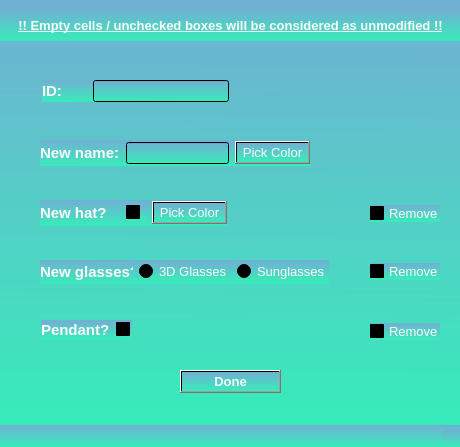
<?xml version="1.0" encoding="UTF-8"?>
<ui version="4.0">
 <class>UpdateWindowDog</class>
 <widget class="QMainWindow" name="UpdateWindowDog">
  <property name="geometry">
   <rect>
    <x>0</x>
    <y>0</y>
    <width>460</width>
    <height>447</height>
   </rect>
  </property>
  <property name="windowTitle">
   <string>UpdateWindow</string>
  </property>
  <property name="styleSheet">
   <string notr="true">background-color: qlineargradient(spread:pad, x1:0.614, y1:0, x2:0.608, y2:1, stop:0 rgba(113, 176, 211, 255), stop:1 rgba(55, 236, 186, 255));</string>
  </property>
  <widget class="QWidget" name="centralwidget">
   <widget class="QWidget" name="layoutWidget">
    <property name="geometry">
     <rect>
      <x>40</x>
      <y>140</y>
      <width>270</width>
      <height>26</height>
     </rect>
    </property>
    <layout class="QHBoxLayout" name="horizontalLayout">
     <item>
      <widget class="QLabel" name="label">
       <property name="font">
        <font>
         <pointsize>11</pointsize>
         <weight>75</weight>
         <bold>true</bold>
        </font>
       </property>
       <property name="styleSheet">
        <string notr="true">color: rgb(250, 250, 250);</string>
       </property>
       <property name="text">
        <string>New name:</string>
       </property>
      </widget>
     </item>
     <item>
      <widget class="QLineEdit" name="NameLine">
       <property name="styleSheet">
        <string notr="true">color: rgb(250, 250, 250);</string>
       </property>
      </widget>
     </item>
     <item>
      <widget class="QPushButton" name="ColorCatButton">
       <property name="font">
        <font>
         <pointsize>10</pointsize>
        </font>
       </property>
       <property name="styleSheet">
        <string notr="true">color: rgb(250, 250, 250);</string>
       </property>
       <property name="text">
        <string>Pick Color</string>
       </property>
      </widget>
     </item>
    </layout>
   </widget>
   <widget class="QWidget" name="layoutWidget">
    <property name="geometry">
     <rect>
      <x>40</x>
      <y>200</y>
      <width>187</width>
      <height>26</height>
     </rect>
    </property>
    <layout class="QHBoxLayout" name="horizontalLayout_2">
     <item>
      <widget class="QLabel" name="label_2">
       <property name="font">
        <font>
         <pointsize>11</pointsize>
         <weight>75</weight>
         <bold>true</bold>
        </font>
       </property>
       <property name="styleSheet">
        <string notr="true">color: rgb(250, 250, 250);</string>
       </property>
       <property name="text">
        <string>New hat?   </string>
       </property>
      </widget>
     </item>
     <item>
      <widget class="QCheckBox" name="checkBoxHat">
       <property name="text">
        <string/>
       </property>
      </widget>
     </item>
     <item>
      <widget class="QPushButton" name="ColorHatButton">
       <property name="font">
        <font>
         <pointsize>10</pointsize>
        </font>
       </property>
       <property name="styleSheet">
        <string notr="true">color: rgb(250, 250, 250);</string>
       </property>
       <property name="text">
        <string>Pick Color</string>
       </property>
      </widget>
     </item>
    </layout>
   </widget>
   <widget class="QWidget" name="layoutWidget">
    <property name="geometry">
     <rect>
      <x>40</x>
      <y>260</y>
      <width>289</width>
      <height>24</height>
     </rect>
    </property>
    <layout class="QHBoxLayout" name="horizontalLayout_3">
     <item>
      <widget class="QLabel" name="label_3">
       <property name="font">
        <font>
         <pointsize>11</pointsize>
         <weight>75</weight>
         <bold>true</bold>
        </font>
       </property>
       <property name="styleSheet">
        <string notr="true">color: rgb(250, 250, 250);</string>
       </property>
       <property name="text">
        <string>New glasses?</string>
       </property>
      </widget>
     </item>
     <item>
      <widget class="QRadioButton" name="radioButton3D">
       <property name="font">
        <font>
         <pointsize>10</pointsize>
        </font>
       </property>
       <property name="styleSheet">
        <string notr="true">color: rgb(250, 250, 250);</string>
       </property>
       <property name="text">
        <string>3D Glasses</string>
       </property>
      </widget>
     </item>
     <item>
      <widget class="QRadioButton" name="radioButtonSUN">
       <property name="font">
        <font>
         <pointsize>10</pointsize>
        </font>
       </property>
       <property name="styleSheet">
        <string notr="true">color: rgb(250, 250, 250);</string>
       </property>
       <property name="text">
        <string>Sunglasses</string>
       </property>
      </widget>
     </item>
    </layout>
   </widget>
   <widget class="QWidget" name="layoutWidget">
    <property name="geometry">
     <rect>
      <x>42</x>
      <y>80</y>
      <width>187</width>
      <height>22</height>
     </rect>
    </property>
    <layout class="QHBoxLayout" name="horizontalLayout_5">
     <item>
      <widget class="QLabel" name="label_5">
       <property name="font">
        <font>
         <pointsize>11</pointsize>
         <weight>75</weight>
         <bold>true</bold>
        </font>
       </property>
       <property name="styleSheet">
        <string notr="true">color: rgb(250, 250, 250);</string>
       </property>
       <property name="text">
        <string>ID:      </string>
       </property>
      </widget>
     </item>
     <item>
      <widget class="QLineEdit" name="IDLine">
       <property name="styleSheet">
        <string notr="true">color: rgb(250, 250, 250);</string>
       </property>
      </widget>
     </item>
    </layout>
   </widget>
   <widget class="QLabel" name="label_6">
    <property name="geometry">
     <rect>
      <x>0</x>
      <y>10</y>
      <width>461</width>
      <height>31</height>
     </rect>
    </property>
    <property name="font">
     <font>
      <pointsize>10</pointsize>
      <weight>75</weight>
      <italic>false</italic>
      <bold>true</bold>
     </font>
    </property>
    <property name="styleSheet">
     <string notr="true">color: rgb(250, 250, 250);</string>
    </property>
    <property name="text">
     <string>&lt;html&gt;&lt;head/&gt;&lt;body&gt;&lt;p&gt;&lt;span style=&quot; text-decoration: underline;&quot;&gt;!! Empty cells / unchecked boxes will be considered as unmodified !!&lt;/span&gt;&lt;/p&gt;&lt;/body&gt;&lt;/html&gt;</string>
    </property>
    <property name="alignment">
     <set>Qt::AlignCenter</set>
    </property>
   </widget>
   <widget class="QPushButton" name="pushButton">
    <property name="geometry">
     <rect>
      <x>180</x>
      <y>370</y>
      <width>101</width>
      <height>23</height>
     </rect>
    </property>
    <property name="font">
     <font>
      <pointsize>10</pointsize>
      <weight>75</weight>
      <bold>true</bold>
     </font>
    </property>
    <property name="styleSheet">
     <string notr="true">color: rgb(250, 250, 250);</string>
    </property>
    <property name="text">
     <string>Done</string>
    </property>
   </widget>
   <widget class="QWidget" name="layoutWidget">
    <property name="geometry">
     <rect>
      <x>41</x>
      <y>320</y>
      <width>91</width>
      <height>20</height>
     </rect>
    </property>
    <layout class="QGridLayout" name="gridLayout">
     <item row="0" column="0">
      <widget class="QLabel" name="label_4">
       <property name="font">
        <font>
         <pointsize>11</pointsize>
         <weight>75</weight>
         <bold>true</bold>
        </font>
       </property>
       <property name="styleSheet">
        <string notr="true">color: rgb(250, 250, 250);</string>
       </property>
       <property name="text">
        <string>Pendant?</string>
       </property>
      </widget>
     </item>
     <item row="0" column="1">
      <widget class="QCheckBox" name="checkBoxPendant">
       <property name="font">
        <font>
         <pointsize>10</pointsize>
        </font>
       </property>
       <property name="styleSheet">
        <string notr="true">color: rgb(230, 230, 230);</string>
       </property>
       <property name="text">
        <string/>
       </property>
      </widget>
     </item>
    </layout>
   </widget>
   <widget class="QCheckBox" name="checkBoxRemoveHat">
    <property name="geometry">
     <rect>
      <x>370</x>
      <y>205</y>
      <width>70</width>
      <height>17</height>
     </rect>
    </property>
    <property name="font">
     <font>
      <pointsize>10</pointsize>
     </font>
    </property>
    <property name="styleSheet">
     <string notr="true">color: rgb(250, 250, 250);</string>
    </property>
    <property name="text">
     <string>Remove</string>
    </property>
   </widget>
   <widget class="QCheckBox" name="checkBoxRemoveGlasses">
    <property name="geometry">
     <rect>
      <x>370</x>
      <y>263</y>
      <width>70</width>
      <height>17</height>
     </rect>
    </property>
    <property name="font">
     <font>
      <pointsize>10</pointsize>
     </font>
    </property>
    <property name="styleSheet">
     <string notr="true">color: rgb(250, 250, 250);</string>
    </property>
    <property name="text">
     <string>Remove</string>
    </property>
   </widget>
   <widget class="QCheckBox" name="checkBoxRemovePendant">
    <property name="geometry">
     <rect>
      <x>370</x>
      <y>323</y>
      <width>70</width>
      <height>17</height>
     </rect>
    </property>
    <property name="font">
     <font>
      <pointsize>10</pointsize>
     </font>
    </property>
    <property name="styleSheet">
     <string notr="true">color: rgb(250, 250, 250);</string>
    </property>
    <property name="text">
     <string>Remove</string>
    </property>
   </widget>
  </widget>
  <widget class="QMenuBar" name="menubar">
   <property name="geometry">
    <rect>
     <x>0</x>
     <y>0</y>
     <width>460</width>
     <height>21</height>
    </rect>
   </property>
  </widget>
  <widget class="QStatusBar" name="statusbar"/>
 </widget>
 <resources/>
 <connections/>
</ui>
